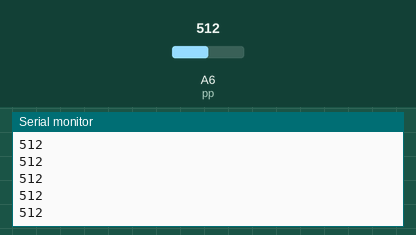
Recording of a sketch running on a simulated Arduino Nano, built with avr-gcc and run on an emulated ATmega328P. Shown: the last lines printed to the serial monitor. The inputs (shaded band) are chosen by the test bench; at power-on: A6 (pp) = 512.

Above: at 1.2 s.
1.3 s: A6 (pp) set to 716
At 1.31 s:
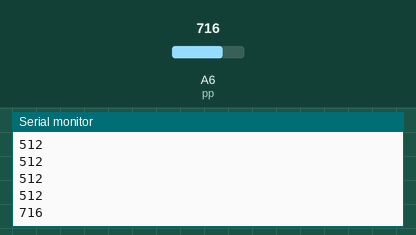
2.8 s: A6 (pp) set to 900
At 2.81 s:
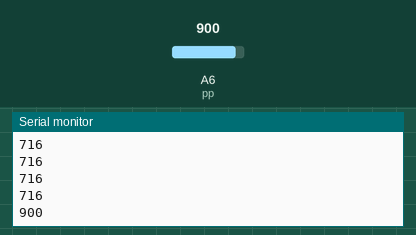
Timing chart, 0 to 5.8 s (numbered marks = the images above; inputs shaded):
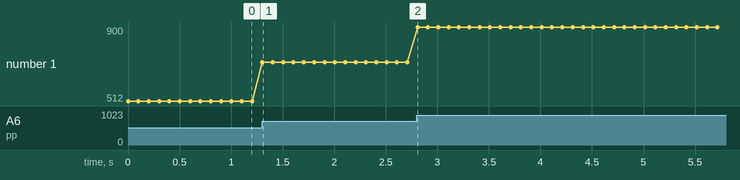

Measured:
- after the input at 1.3 s, the serial monitor: prints a new line at once (image 1)
- after the input at 2.8 s, the serial monitor: prints a new line at once (image 2)
- plotted number 1: 512 → 716 after the input at 1.3 s, 716 → 900 after the input at 2.8 s

The sketch:

test.ino
```cpp
#include  <Arduino.h>


const uint8_t pp = A6;

void setup() {
    Serial.begin(9600);  // Connect to PC
    pinMode(pp, INPUT);
}


void loop() {
  Serial.println(analogRead(pp));
  delay(100);
}
```
